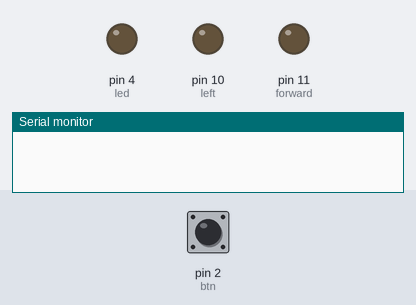
This sketch was run on a simulated Arduino Uno, built with avr-gcc and run on an emulated ATmega328P. On the bench: output pins drawn as LEDs (lit = HIGH), the last lines printed to the serial monitor. Inputs (shaded band) come from the test bench; at power-on: pin 2 (btn) LOW.

Above: at 1.2 s.
1.3 s: pin 2 (btn) pulled HIGH for 0.15 s
At 2.1 s:
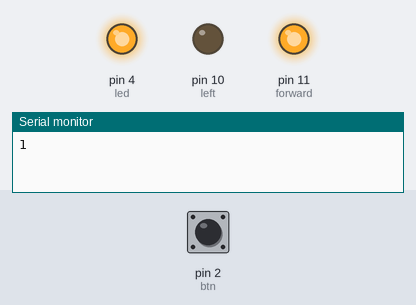
2.9 s: pin 2 (btn) pulled HIGH for 1 s
At 4.6 s:
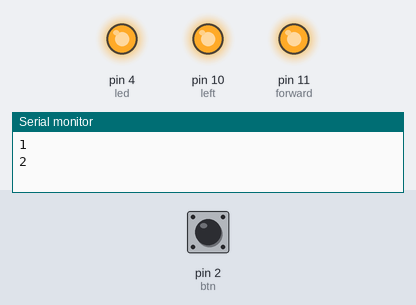
5.4 s: pin 2 (btn) pulled HIGH for 0.15 s
At 5.47 s:
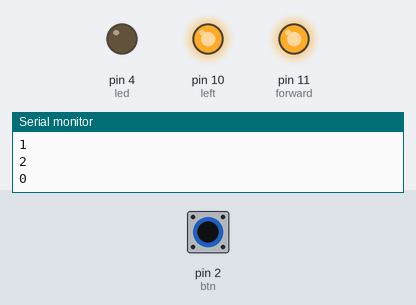
7.0 s: pin 2 (btn) pulled HIGH for 3.2 s
At 8.3 s:
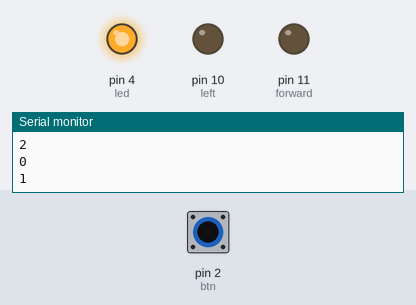
Timing chart, 0 to 11.7 s (numbered marks = the images above; inputs shaded):
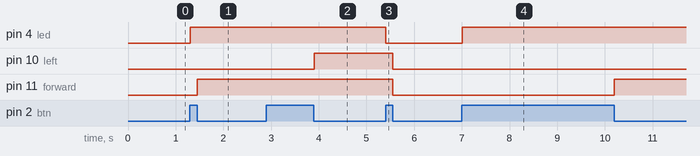

Measured:
- after the input at 1.3 s, pin 4 (led): LOW → HIGH at once; pin 11 (forward): LOW → HIGH after 0.15 s
- after the input at 2.9 s, pin 10 (left): LOW → HIGH after 1.0 s
- after the input at 5.4 s, pin 4 (led): HIGH → LOW at once; pin 10 (left), pin 11 (forward): HIGH → LOW after 0.15 s
- after the input at 7.0 s, pin 4 (led): LOW → HIGH at once; pin 11 (forward): LOW → HIGH after 3.2 s

The sketch:

carro2.ino
```cpp
#define forward 11
#define left 10
#define btn 2
#define led 4

int state = 0;

void setup() {
  Serial.begin(9600);
  pinMode(btn, INPUT);
  pinMode(led, OUTPUT);
  pinMode(forward, OUTPUT);
  pinMode(left, OUTPUT);
}

void loop() {


  if(digitalRead(btn) == HIGH)
  {
    btn_press();
    while(digitalRead(btn) == HIGH)
    {
      delay(1);
    }
  }
  if(state == 1)
    forward_();
  else if(state == 2)
    turn_left();
   else
     stop();

  delay(10);


}

void forward_()
{
  analogWrite(forward, 255);
  analogWrite(left, 0);
}

void turn_left()
{
  analogWrite(left, 255);
  analogWrite(forward, 255);
}
void stop()
{
  analogWrite(left, 0);
  analogWrite(forward, 0);
}


void btn_press()
{

  state = state + 1;
  state = state%3;
  if(state == 1)
    analogWrite(led, 255);
  else if(state == 2)
    analogWrite(led,150);
   else
     analogWrite(led,0);
   Serial.println(state);
}
```
